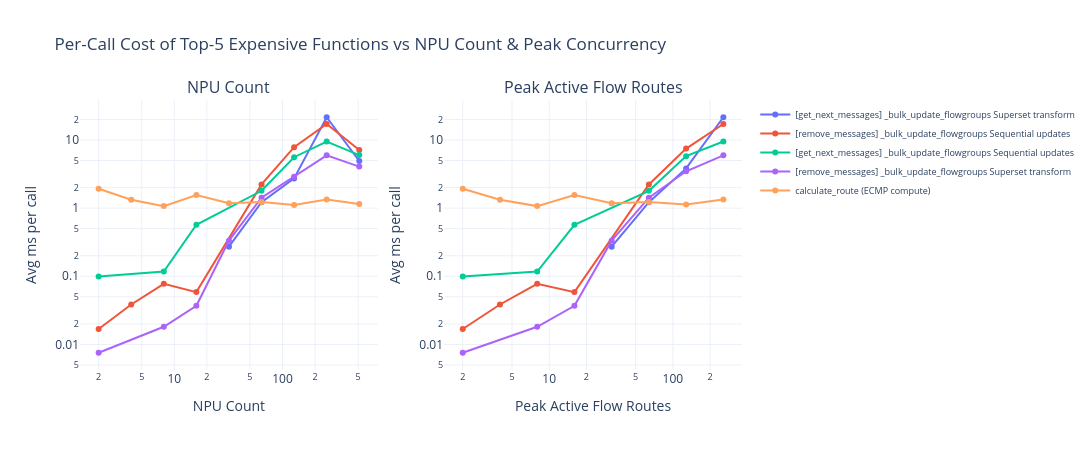

Write notebook code for a chart like this one.
### Code cell
# --- Per-call avg_ms for top functions vs workload params ---
# More useful than raw flows vs wall-time: shows which params make individual calls expensive

et_noinit = et_df[et_df['section'] != 'Init function time'].copy()

param_axis = {
    'npu_count': 'NPU Count',
    'peak_active_flow_routes': 'Peak Active Flow Routes',
}

for metric_col, metric_label in [('avg_ms', 'Avg ms per call')]:
    fig = make_subplots(rows=1, cols=2, subplot_titles=list(param_axis.values()))
    # Pick top 5 costliest functions by mean avg_ms
    top5_expensive = (
        et_noinit.groupby('section', as_index=False)['avg_ms'].mean()
        .sort_values('avg_ms', ascending=False).head(5)['section'].tolist()
    )
    colors = px.colors.qualitative.Plotly[:5]
    for col_idx, (param, plabel) in enumerate(param_axis.items(), start=1):
        for i, sec in enumerate(top5_expensive):
            if param in et_noinit.columns:
                sdf_sec = et_noinit[et_noinit['section'] == sec]
            else:
                sdf_sec = et_noinit[et_noinit['section'] == sec].merge(
                    df[['workload', 'npu_count', 'run', param]], on=['workload', 'npu_count', 'run'])
            agg = sdf_sec.groupby(param, as_index=False)[metric_col].mean().sort_values(param)
            fig.add_trace(go.Scatter(
                x=agg[param], y=agg[metric_col],
                mode='lines+markers', name=sec,
                marker=dict(size=6, color=colors[i]),
                line=dict(color=colors[i], width=2),
                showlegend=(col_idx == 1),
            ), row=1, col=col_idx)
        fig.update_xaxes(title_text=plabel, type='log', row=1, col=col_idx)
        fig.update_yaxes(title_text=metric_label, type='log', row=1, col=col_idx)

    fig.update_layout(
        title='Per-Call Cost of Top-5 Expensive Functions vs NPU Count & Peak Concurrency',
        template='plotly_white', font=dict(size=12),
        height=450, width=1100,
        legend=dict(font=dict(size=9)),
    )
    fig.show()

### Figure 1 — Plotly figure (JSON) as saved in the notebook; plotly's stock layout.template omitted (floating-point values rounded to 4 significant figures)
{"data": [{"line": {"color": "#636EFA", "width": 2}, "marker": {"color": "#636EFA", "size": 6}, "mode": "lines+markers", "name": "[get_next_messages] _bulk_update_flowgroups Superset transform", "showlegend": true, "type": "scatter", "x": [32, 64, 128, 256, 512], "xaxis": "x", "y": [0.2723, 1.223, 2.732, 21.54, 4.916], "yaxis": "y"}, {"line": {"color": "#EF553B", "width": 2}, "marker": {"color": "#EF553B", "size": 6}, "mode": "lines+markers", "name": "[remove_messages] _bulk_update_flowgroups Sequential updates", "showlegend": true, "type": "scatter", "x": [2, 4, 8, 16, 64, 128, 256, 512], "xaxis": "x", "y": [0.01684, 0.03857, 0.07755, 0.05858, 2.225, 7.831, 17.14, 7.137], "yaxis": "y"}, {"line": {"color": "#00CC96", "width": 2}, "marker": {"color": "#00CC96", "size": 6}, "mode": "lines+markers", "name": "[get_next_messages] _bulk_update_flowgroups Sequential updates", "showlegend": true, "type": "scatter", "x": [2, 8, 16, 64, 128, 256, 512], "xaxis": "x", "y": [0.09946, 0.1176, 0.5701, 1.795, 5.584, 9.479, 5.997], "yaxis": "y"}, {"line": {"color": "#AB63FA", "width": 2}, "marker": {"color": "#AB63FA", "size": 6}, "mode": "lines+markers", "name": "[remove_messages] _bulk_update_flowgroups Superset transform", "showlegend": true, "type": "scatter", "x": [2, 8, 16, 32, 64, 128, 256, 512], "xaxis": "x", "y": [0.007555, 0.01817, 0.03692, 0.3335, 1.423, 2.877, 5.956, 4.07], "yaxis": "y"}, {"line": {"color": "#FFA15A", "width": 2}, "marker": {"color": "#FFA15A", "size": 6}, "mode": "lines+markers", "name": "calculate_route (ECMP compute)", "showlegend": true, "type": "scatter", "x": [2, 4, 8, 16, 32, 64, 128, 256, 512], "xaxis": "x", "y": [1.923, 1.33, 1.07, 1.552, 1.181, 1.232, 1.107, 1.339, 1.152], "yaxis": "y"}, {"line": {"color": "#636EFA", "width": 2}, "marker": {"color": "#636EFA", "size": 6}, "mode": "lines+markers", "name": "[get_next_messages] _bulk_update_flowgroups Superset transform", "showlegend": false, "type": "scatter", "x": [32, 64, 128, 256], "xaxis": "x2", "y": [0.2723, 1.223, 3.824, 21.54], "yaxis": "y2"}, {"line": {"color": "#EF553B", "width": 2}, "marker": {"color": "#EF553B", "size": 6}, "mode": "lines+markers", "name": "[remove_messages] _bulk_update_flowgroups Sequential updates", "showlegend": false, "type": "scatter", "x": [2, 4, 8, 16, 64, 128, 256], "xaxis": "x2", "y": [0.01684, 0.03857, 0.07755, 0.05858, 2.225, 7.484, 17.14], "yaxis": "y2"}, {"line": {"color": "#00CC96", "width": 2}, "marker": {"color": "#00CC96", "size": 6}, "mode": "lines+markers", "name": "[get_next_messages] _bulk_update_flowgroups Sequential updates", "showlegend": false, "type": "scatter", "x": [2, 8, 16, 64, 128, 256], "xaxis": "x2", "y": [0.09946, 0.1176, 0.5701, 1.795, 5.79, 9.479], "yaxis": "y2"}, {"line": {"color": "#AB63FA", "width": 2}, "marker": {"color": "#AB63FA", "size": 6}, "mode": "lines+markers", "name": "[remove_messages] _bulk_update_flowgroups Superset transform", "showlegend": false, "type": "scatter", "x": [2, 8, 16, 32, 64, 128, 256], "xaxis": "x2", "y": [0.007555, 0.01817, 0.03692, 0.3335, 1.423, 3.473, 5.956], "yaxis": "y2"}, {"line": {"color": "#FFA15A", "width": 2}, "marker": {"color": "#FFA15A", "size": 6}, "mode": "lines+markers", "name": "calculate_route (ECMP compute)", "showlegend": false, "type": "scatter", "x": [2, 4, 8, 16, 32, 64, 128, 256], "xaxis": "x2", "y": [1.923, 1.33, 1.07, 1.552, 1.181, 1.232, 1.13, 1.339], "yaxis": "y2"}], "layout": {"annotations": [{"font": {"size": 16}, "showarrow": false, "text": "NPU Count", "x": 0.225, "xanchor": "center", "xref": "paper", "y": 1, "yanchor": "bottom", "yref": "paper"}, {"font": {"size": 16}, "showarrow": false, "text": "Peak Active Flow Routes", "x": 0.775, "xanchor": "center", "xref": "paper", "y": 1, "yanchor": "bottom", "yref": "paper"}], "font": {"size": 12}, "height": 450, "legend": {"font": {"size": 9}}, "title": {"text": "Per-Call Cost of Top-5 Expensive Functions vs NPU Count & Peak Concurrency"}, "width": 1100, "xaxis": {"anchor": "y", "domain": [0, 0.45], "title": {"text": "NPU Count"}, "type": "log"}, "xaxis2": {"anchor": "y2", "domain": [0.55, 1], "title": {"text": "Peak Active Flow Routes"}, "type": "log"}, "yaxis": {"anchor": "x", "domain": [0, 1], "title": {"text": "Avg ms per call"}, "type": "log"}, "yaxis2": {"anchor": "x2", "domain": [0, 1], "title": {"text": "Avg ms per call"}, "type": "log"}}}
